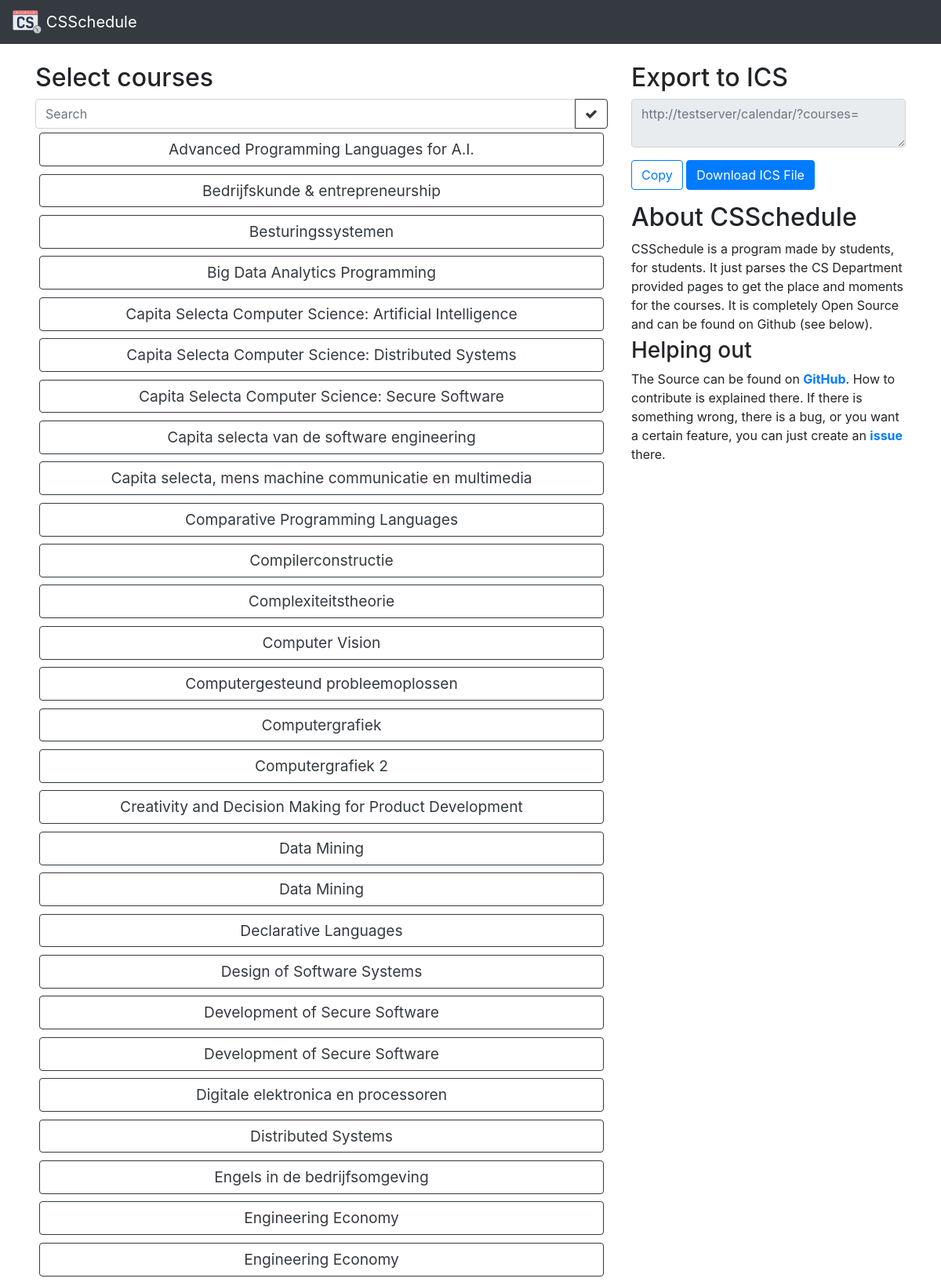
The page / (upper part) on the database its author committed.
### tables this page shows
CREATE TABLE "Courses" (
	`Id`	TEXT UNIQUE,
	`Name`	TEXT,
	PRIMARY KEY(`Id`)
);

### public/index.php (called while the page is built, shortened)
<?php
Source\EntryPoint::start();

### src/DB/DBHandler.php (called while the page is built, shortened)
<?php
class DBHandler
{
    public static function getCourses()
    {
        $db = self::getDB();
        $res = $db->query("SELECT * FROM Courses ORDER BY Name ASC");
        return $res->fetchAll();
    }
    public static function getDB()
    {
        return new \PDO('sqlite:'.__DIR__.'/../../database/db.sqlite3');
    }
}

### views/home.php (the view, shortened to what this page needs)
<!DOCTYPE html>
<html lang="en">
<head>
    <link rel="stylesheet" href="https://stackpath.bootstrapcdn.com/bootstrap/4.1.3/css/bootstrap.min.css">
    <link rel="stylesheet" href="/css/pretty.css">
    <link href="https://maxcdn.bootstrapcdn.com/font-awesome/4.7.0/css/font-awesome.min.css" rel="stylesheet">
</head>
<body style="padding-top:5rem">
    <nav class="navbar navbar-expand-md fixed-top navbar-dark bg-dark">
        <div class="">
            <a class="navbar-brand" href="#">
                <img src="images/logo.svg" height="30" class="d-inline-block align-top">
                CSSchedule
            </a>
        </div>
    </nav>
    <div class="container">
        <div class="row">
            <div class="col-md-4 order-md-2">
                <h2>Export to ICS</h2>
                <div class="form-group">
                    <div id="textSelector">
                        <textarea id="linkGenerator" class="form-control" type="text" placeholder="" readonly></textarea>
                    </div>
                </div>
                <div class="form-group">
                    <button type="button" class="btn btn-outline-primary" onclick="clipboard()">Copy</button>
                    <a class="btn btn-primary" href="https://csschedule.xyz/calendar?" download id="downloadICS">Download ICS File</a><br>
                </div>
                <h2>About CSSchedule</h2>
                <div>
                    CSSchedule is a program made by students, for students. It just parses the CS Department provided pages to get the place and moments for the courses. It is completely Open Source and can be found on Github (see below).
                </div>
                <h3 style="margin-top:5px;">Helping out</h3>
                <div>
                    The Source can be found on <b><a href="https://github.com/MidasLamb/CSSchedule">GitHub</a></b>. How to contribute is explained there. If there is something wrong, there is a bug, or you want a certain feature, you can just create an <b><a href="https://github.com/MidasLamb/CSSchedule/issues">issue</a></b> there.
                </div>
            </div>
            <div class="col-md-8 order-md-1">
                <h2>Select courses</h2>
                <div class="input-group">
                    <input id="searchText" class="form-control" type="text" placeholder="Search" oninput="filter()">
                    <div class="input-group-append btn-group-toggle" data-toggle="buttons">
                        <label id="showSelectedSwitch" class="btn btn-outline-dark btn-block" onclick="showSelectedToggle()">
                            <i class="fa fa-check" aria-hidden="true"></i>
                        </label>
                    </div>
                </div>
                <table class="table table-sm" style="width:100%">
                    <tbody>
                        <?php
                            foreach ($courseArray as $course) {
                                ?>
                            <tr style="border:none;width:100%;">
                                <td style="border:none;width:100%;">
                                    <div class="btn-group-toggle coursename-btn" data-toggle="buttons">
                                        <label class="btn btn-outline-dark btn-block" onclick="toggleCourseCSV('<?php echo($course["Id"]) ?>')" id="<?php echo($course["Id"]) ?>">
                                            <div class="courseName"><?php echo($course["Name"]) ?></div>
                                        </label>
                                    </div>
                                </td>
                            </tr>
                        <?php
                            }
                        ?>
                    </tbody>
                </table>
            </div>
        </div>
    </div>
    <link rel="stylesheet" type="text/css" href="//cdnjs.cloudflare.com/ajax/libs/cookieconsent2/3.1.0/cookieconsent.min.css" />
</body>
</html>

### src/EntryPoint.php (shortened to what this page needs)
<?php
class EntryPoint
{
    public static function start()
    {
        $requestUri = $_SERVER['REQUEST_URI'];
        if ($requestUri == "/") {
            self::home();
        } elseif (preg_match('#^/calendar#', $requestUri)) {
            self::calendar();
        } else {
            http_response_code(404);
            echo("404 page not found");
        }
    }
    public static function home()
    {
        $courseArray = DBHandler::getCourses();
        include __DIR__.'/../views/home.php';
        $output = ob_get_clean();
        echo($output);
    }
}

### public/css/pretty.css (style rules this page uses)
.courseName { font-size:0.75em; }
.btn { cursor:pointer; }
td { word-wrap: break-word; }
@media only screen and (min-width : 650px) { .courseName { font-size:1em; } }
@media only screen and (min-width : 992px) { .coursename-btn { width:100%; } }
@media only screen and (min-width : 992px) { .courseName { font-size:1.2em; } }

### rows shown on the page
courses: Name "Advanced Programming Languages for A.I."
courses: Name "Bedrijfskunde & entrepreneurship"
courses: Name "Besturingssystemen"
courses: Name "Big Data Analytics Programming"
courses: Name "Capita Selecta Computer Science: Artificial Intelligence"
courses: Name "Capita Selecta Computer Science: Distributed Systems"
courses: Name "Capita Selecta Computer Science: Secure Software"
courses: Name "Capita selecta van de software engineering"
courses: Name "Capita selecta, mens machine communicatie en multimedia"
courses: Name "Comparative Programming Languages"
courses: Name "Compilerconstructie"
courses: Name "Complexiteitstheorie"
courses: Name "Computer Vision"
courses: Name "Computergesteund probleemoplossen"
courses: Name "Computergrafiek"
courses: Name "Computergrafiek 2"
courses: Name "Creativity and Decision Making for Product Development"
courses: Name "Data Mining"
courses: Name "Data Mining"
courses: Name "Declarative Languages"
courses: Name "Design of Software Systems"
courses: Name "Development of Secure Software"
courses: Name "Development of Secure Software"
courses: Name "Digitale elektronica en processoren"
courses: Name "Distributed Systems"
courses: Name "Engels in de bedrijfsomgeving"
courses: Name "Engineering Economy"
courses: Name "Engineering Economy"
